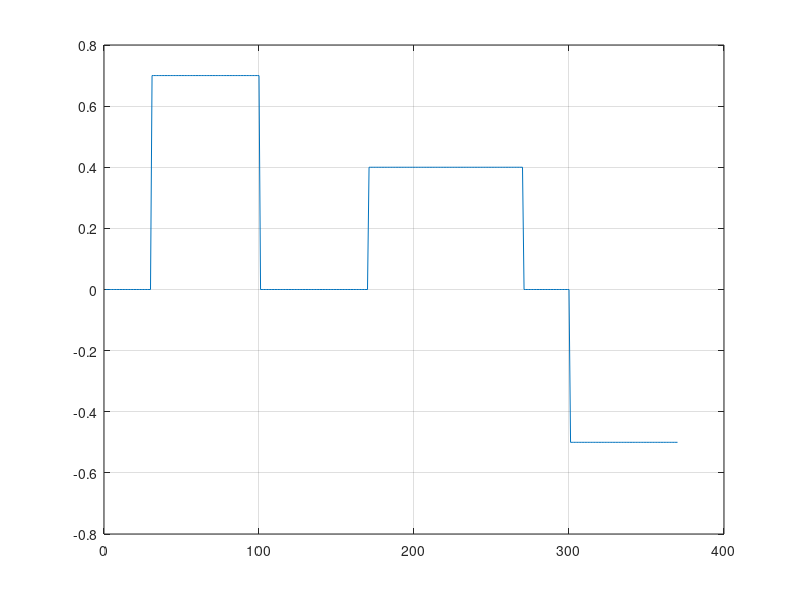

This chart was generated by the following MATLAB code: (Note: this script raises an error after producing the figure.)
%
u = zeros(1,370);
u(31:100)=0.7;
u(171:270)=0.4;
u(301:370)=-0.5;

figure
plot(u); grid on

%
[vel,~, t] = DCMRun.run(u,'port', 'COM5', 'Ts', 1e-2);
%
save('step_dateDCM.mat', 't', 'vel');
%
plot(t,vel);
%
plot(vel);
%
load("step_dateDCM.mat");
%
u_id = u(31:100);
y_id = vel(31:100);
t_id = t(31:100) - t(31);

yss = mean(y_id(end-20:end)); 
K   = yss / 0.7;

i = find(y_id >= 0.632*yss, 1);
T   = t_id(i);
G = tf(K, [T 1]);
G
disp("Valorile pentru T si respectiv K sunt:")
disp(T);
disp(K);

%
u_v = u(171:370);
y_v = vel(171:370);
t_v = 0:0.1:20;
t_v = t_v(1:end-1);
%
y_c = lsim(G, u_v, t_v);

figure
plot(t_v, y_v,'b', t_v, y_c,'r--'); grid on
%
err = y_c(:) - y_v(:);
MSE = mean(err.^2)
fprintf('MSE = %.4f\n', MSE);

%% impuls
u_imp = 0.1*ones(1,350);     
u_imp(31:32) = 1;          
u_imp(131:132) = 1;           
u_imp(231:232) = 1;           
u_imp(331:332) = 1;
%
plot(u_imp);
%
[vel,~,t] = DCMRun.run(u_imp,'port','COM5','Ts',1e-2);
save('impuls_dateDCM.mat','t','u_imp','vel');

%
load('impuls_dateDCM.mat');
%
figure
plot(u_imp)
figure
plot(vel)
%
% 1/alpha = 1 (in cazul meu) => alpha este 1

%
yss = mean(vel(140:150));
K   = yss/0.1;                 

y_id = vel(:);
t_id = (1:numel(y_id))*1e-2;
dv  = y_id - yss;                
[y_max, tmp_max] = max(dv);              
index_de_36_procente = find(dv(tmp_max:end) <= 0.368*y_max, 1)  + tmp_max - 1;
T   = t_id(index_de_36_procente) - t_id(tmp_max);
G = tf(K,[T 1]);
G
disp("Valorile pentru T si respectiv K sunt:")
disp(T);
disp(K);
%
plot(t_id, y_id);

%
uv = u_imp(35:350);
yv = vel(35:350);

tv = (0:numel(uv)-1)*1e-2;

Gs = ss(G);
x0  = K*0.1;                     

y_t = lsim(Gs, uv, tv);


figure
plot(tv, yv,'b', tv, y_t,'r--'); grid on
